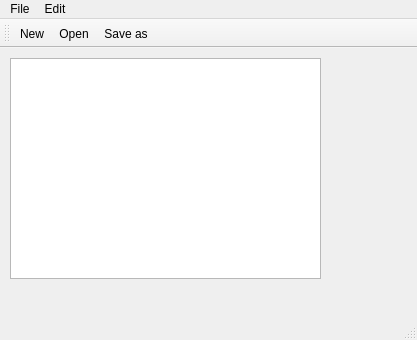
<?xml version="1.0" encoding="UTF-8"?>
<ui version="4.0">
 <class>MainWindow</class>
 <widget class="QMainWindow" name="MainWindow">
  <property name="geometry">
   <rect>
    <x>0</x>
    <y>0</y>
    <width>417</width>
    <height>340</height>
   </rect>
  </property>
  <property name="windowTitle">
   <string>MainWindow</string>
  </property>
  <property name="windowIcon">
   <iconset>
    <normalon>:/icons/note.png</normalon>
   </iconset>
  </property>
  <widget class="QWidget" name="centralwidget">
   <widget class="QWidget" name="verticalLayoutWidget">
    <property name="geometry">
     <rect>
      <x>10</x>
      <y>10</y>
      <width>311</width>
      <height>221</height>
     </rect>
    </property>
    <layout class="QVBoxLayout" name="verticalLayout">
     <item>
      <widget class="QTextEdit" name="textEdit"/>
     </item>
    </layout>
   </widget>
  </widget>
  <widget class="QMenuBar" name="menubar">
   <property name="geometry">
    <rect>
     <x>0</x>
     <y>0</y>
     <width>417</width>
     <height>20</height>
    </rect>
   </property>
   <widget class="QMenu" name="menuFile">
    <property name="title">
     <string>File</string>
    </property>
    <addaction name="actionNew"/>
    <addaction name="actionOpen"/>
    <addaction name="actionSave"/>
    <addaction name="actionPrint"/>
    <addaction name="actionExit"/>
   </widget>
   <widget class="QMenu" name="menuEdit">
    <property name="title">
     <string>Edit</string>
    </property>
    <addaction name="actionCopy"/>
    <addaction name="actionCut"/>
    <addaction name="actionPaste"/>
    <addaction name="actionUndo"/>
    <addaction name="actionRedo"/>
   </widget>
   <addaction name="menuFile"/>
   <addaction name="menuEdit"/>
  </widget>
  <widget class="QStatusBar" name="statusbar"/>
  <widget class="QToolBar" name="toolBar">
   <property name="windowTitle">
    <string>toolBar</string>
   </property>
   <attribute name="toolBarArea">
    <enum>TopToolBarArea</enum>
   </attribute>
   <attribute name="toolBarBreak">
    <bool>false</bool>
   </attribute>
   <addaction name="actionNew"/>
   <addaction name="actionOpen"/>
   <addaction name="actionSave"/>
  </widget>
  <action name="actionNew">
   <property name="icon">
    <iconset resource="Resources.qrc">
     <normaloff>:/icons/new.png</normaloff>:/icons/new.png</iconset>
   </property>
   <property name="text">
    <string>New</string>
   </property>
  </action>
  <action name="actionOpen">
   <property name="icon">
    <iconset resource="Resources.qrc">
     <normaloff>:/icons/open.png</normaloff>:/icons/open.png</iconset>
   </property>
   <property name="text">
    <string>Open</string>
   </property>
  </action>
  <action name="actionSave">
   <property name="icon">
    <iconset>
     <normalon>:/icons/save.png</normalon>
    </iconset>
   </property>
   <property name="text">
    <string>Save as...</string>
   </property>
  </action>
  <action name="actionPrint">
   <property name="icon">
    <iconset>
     <normalon>:/icons/print.png</normalon>
    </iconset>
   </property>
   <property name="text">
    <string>Print</string>
   </property>
  </action>
  <action name="actionExit">
   <property name="icon">
    <iconset resource="Resources.qrc">
     <normaloff>:/icons/exit.png</normaloff>:/icons/exit.png</iconset>
   </property>
   <property name="text">
    <string>Exit</string>
   </property>
  </action>
  <action name="actionCopy">
   <property name="icon">
    <iconset resource="Resources.qrc">
     <normaloff>:/icons/copy.png</normaloff>:/icons/copy.png</iconset>
   </property>
   <property name="text">
    <string>Copy</string>
   </property>
  </action>
  <action name="actionCut">
   <property name="icon">
    <iconset>
     <normalon>:/icons/cut.png</normalon>
    </iconset>
   </property>
   <property name="text">
    <string>Cut</string>
   </property>
  </action>
  <action name="actionPaste">
   <property name="icon">
    <iconset>
     <normalon>:/icons/paste.png</normalon>
    </iconset>
   </property>
   <property name="text">
    <string>Paste</string>
   </property>
  </action>
  <action name="actionUndo">
   <property name="icon">
    <iconset>
     <normalon>:/icons/undo.png</normalon>
    </iconset>
   </property>
   <property name="text">
    <string>Undo</string>
   </property>
  </action>
  <action name="actionRedo">
   <property name="icon">
    <iconset>
     <normalon>:/icons/redo.png</normalon>
    </iconset>
   </property>
   <property name="text">
    <string>Redo</string>
   </property>
  </action>
 </widget>
 <resources>
  <include location="Resources.qrc"/>
 </resources>
 <connections/>
</ui>
